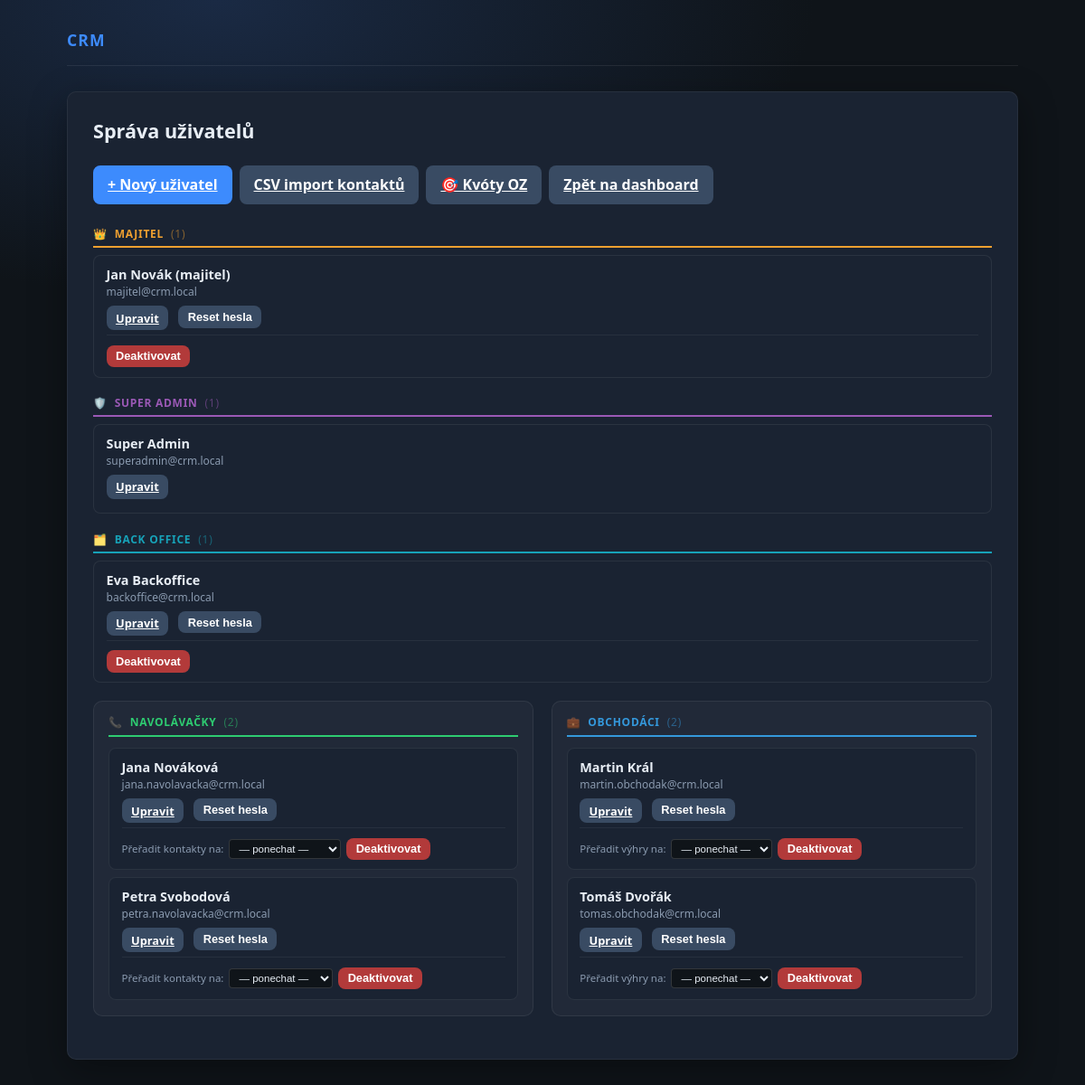
Page /admin/users (signed in) on the committed database.
### tables this page shows
CREATE TABLE `users` (
  `id` BIGINT UNSIGNED NOT NULL AUTO_INCREMENT,
  `jmeno` VARCHAR(255) NOT NULL,
  `email` VARCHAR(255) NOT NULL,
  `heslo_hash` VARCHAR(255) NOT NULL COMMENT 'password_hash(..., PASSWORD_ARGON2ID)',
  `role` ENUM('superadmin','majitel','navolavacka','obchodak','backoffice') NOT NULL,
  `primary_region` VARCHAR(64) NULL DEFAULT NULL COMMENT 'Preferovaný region obchodáka',
  `aktivni` TINYINT(1) NOT NULL DEFAULT 1 COMMENT '1 aktivní, 0 deaktivovaný účet',
  `totp_secret` VARBINARY(512) NULL DEFAULT NULL COMMENT 'Secret TOTP (doporučeno šifrovat v aplikaci)',
  `totp_enabled` TINYINT(1) NOT NULL DEFAULT 0,
  `must_change_password` TINYINT(1) NOT NULL DEFAULT 0 COMMENT 'Nucená změna hesla při prvním přihlášení',
  `created_at` DATETIME(3) NOT NULL DEFAULT CURRENT_TIMESTAMP(3),
  `deactivated_at` DATETIME(3) NULL DEFAULT NULL,
  `created_by` BIGINT UNSIGNED NULL DEFAULT NULL COMMENT 'Kdo uživatele založil',
  PRIMARY KEY (`id`),
  UNIQUE KEY `uk_users_email` (`email`),
  KEY `idx_users_role_aktivni` (`role`, `aktivni`),
  KEY `idx_users_primary_region` (`primary_region`),
  KEY `idx_users_created_by` (`created_by`),
  CONSTRAINT `fk_users_created_by` FOREIGN KEY (`created_by`) REFERENCES `users` (`id`) ON DELETE SET NULL
);

### app/controllers/AdminUsersController.php (called while the page is built, shortened)
<?php
require_once dirname(__DIR__) . DIRECTORY_SEPARATOR . 'helpers' . DIRECTORY_SEPARATOR . 'users_admin.php';
final class AdminUsersController
{
    private function actor(): array
    {
        return crm_require_user($this->pdo);
    }
    public function getIndex(): void
    {
        $actor = $this->actor();
        $sql = 'SELECT id, jmeno, email, role, aktivni, primary_region, created_at, deactivated_at FROM users';
        $sql .= ' ORDER BY aktivni DESC, jmeno ASC';
        $users = $this->pdo->query($sql)->fetchAll();
        require dirname(__DIR__) . DIRECTORY_SEPARATOR . 'views' . DIRECTORY_SEPARATOR . 'admin' . DIRECTORY_SEPARATOR . 'users' . DIRECTORY_SEPARATOR . 'index.php';
        $content = (string) ob_get_clean();
        require dirname(__DIR__) . DIRECTORY_SEPARATOR . 'views' . DIRECTORY_SEPARATOR . 'layout' . DIRECTORY_SEPARATOR . 'base.php';
    }
}

### public/index.php (called while the page is built, shortened)
<?php
require_once dirname(__DIR__) . DIRECTORY_SEPARATOR . 'app' . DIRECTORY_SEPARATOR . 'bootstrap.php';
require_once dirname(__DIR__) . DIRECTORY_SEPARATOR . 'app' . DIRECTORY_SEPARATOR . 'controllers' . DIRECTORY_SEPARATOR . 'AdminUsersController.php';
require_once dirname(__DIR__) . DIRECTORY_SEPARATOR . 'app' . DIRECTORY_SEPARATOR . 'helpers' . DIRECTORY_SEPARATOR . 'users_admin.php';
require_once dirname(__DIR__) . DIRECTORY_SEPARATOR . 'app' . DIRECTORY_SEPARATOR . 'Router.php';
$method = strtoupper((string) ($_SERVER['REQUEST_METHOD'] ?? 'GET'));
$path = crm_request_uri_path();
$pdo = crm_pdo();
$router = new Router($pdo);
$router->dispatch($method, $path);

### app/helpers/url.php (called while the page is built, shortened)
<?php
function crm_url(string $path): string
{
    $scriptName = (string) ($_SERVER['SCRIPT_NAME'] ?? '/index.php');
    $dir = str_replace('\\', '/', dirname($scriptName));
    if ($dir === '/' || $dir === '.') {
        return $path;
    }
    return rtrim($dir, '/') . $path;
}

### app/bootstrap.php (called while the page is built, shortened)
<?php
require_once __DIR__ . DIRECTORY_SEPARATOR . 'helpers' . DIRECTORY_SEPARATOR . 'session.php';
require_once __DIR__ . DIRECTORY_SEPARATOR . 'helpers' . DIRECTORY_SEPARATOR . 'auth.php';
require_once __DIR__ . DIRECTORY_SEPARATOR . 'helpers' . DIRECTORY_SEPARATOR . 'url.php';
if (!function_exists('crm_h')) {
    function crm_h(?string $s): string
    {
        return htmlspecialchars($s, ENT_QUOTES | ENT_SUBSTITUTE, 'UTF-8');
    }
}

### app/helpers/auth.php (called while the page is built, shortened)
<?php
require_once __DIR__ . DIRECTORY_SEPARATOR . 'session.php';
if (!function_exists('crm_auth_strip_sensitive')) {
    function crm_auth_strip_sensitive(array $user): array
    {
        unset($user['heslo_hash'], $user['totp_secret']);
        return $user;
    }
}
if (!function_exists('crm_auth_user_by_id')) {
    function crm_auth_user_by_id(PDO $pdo, int $id): ?array
    {
        $stmt = $pdo->prepare(
            'SELECT * FROM users WHERE id = :id AND aktivni = 1 LIMIT 1'
        );
        $stmt->execute(['id' => $id]);
        $row = $stmt->fetch();
        return is_array($row) ? $row : null;
    }
}
if (!function_exists('crm_auth_user_id')) {
    function crm_auth_user_id(): ?int
    {
        $id = (int) $_SESSION[CRM_SESSION_USER_ID];
        return $id > 0 ? $id : null;
    }
}
if (!function_exists('crm_auth_current_user')) {
    function crm_auth_current_user(PDO $pdo): ?array
    {
        $id = crm_auth_user_id();
        $user = crm_auth_user_by_id($pdo, $id);
        return crm_auth_strip_sensitive($user);
    }
}

### app/helpers/middleware.php (called while the page is built, shortened)
<?php
require_once __DIR__ . DIRECTORY_SEPARATOR . 'auth.php';
require_once __DIR__ . DIRECTORY_SEPARATOR . 'url.php';
if (!function_exists('crm_require_user')) {
    function crm_require_user(PDO $pdo): array
    {
        $user = crm_auth_current_user($pdo);
        return $user;
    }
}

### app/helpers/session.php (called while the page is built, shortened)
<?php
if (!function_exists('crm_session_is_https')) {
    function crm_session_is_https(): bool
    {
        return ((int) ($_SERVER['SERVER_PORT'] ?? 0)) === 443;
    }
}
if (!function_exists('crm_session_start')) {
    function crm_session_start(): void
    {
        if (session_status() === PHP_SESSION_ACTIVE) {
            return;
        }
        $secure = crm_session_is_https();
        $params = [
            'lifetime' => CRM_SESSION_LIFETIME,
            'path' => '/',
            'domain' => '',
            'secure' => $secure,
            'httponly' => true,
            'samesite' => 'Lax',
        ];
    }
}

### app/helpers/users_admin.php (called while the page is built, shortened)
<?php
require_once __DIR__ . DIRECTORY_SEPARATOR . 'url.php';
function crm_users_actor_can_manage_target(string $actorRole, array $targetUser): bool
{
    return true;
}

### app/views/admin/users/index.php (the view, shortened to what this page needs)
<?php
$groups = [
    'majitel'    => [],
    'superadmin' => [],
    'backoffice' => [],
    'cisticka'   => [],
    'navolavacka'=> [],
    'obchodak'   => [],
];
foreach ($users as $u) {
    $r = (string) ($u['role'] ?? '');
    if (isset($groups[$r])) {
        $groups[$r][] = $u;
    }
}
$roleMeta = [
    'majitel'     => ['label' => 'Majitel',     'color' => '#f0a030', 'icon' => '👑'],
    'superadmin'  => ['label' => 'Super Admin',  'color' => '#9b59b6', 'icon' => '🛡️'],
    'backoffice'  => ['label' => 'Back Office',  'color' => '#17a2b8', 'icon' => '🗂️'],
    'cisticka'    => ['label' => 'Čistička',     'color' => '#1abc9c', 'icon' => '🔍'],
    'navolavacka' => ['label' => 'Navolávačka',  'color' => '#2ecc71', 'icon' => '📞'],
    'obchodak'    => ['label' => 'Obchodák',     'color' => '#3498db', 'icon' => '💼'],
];
function renderUserCard(array $u, array $callers, array $salesmen, array $actor, string $csrf): void
{
    $uid    = (int) ($u['id'] ?? 0);
    $aktivni = (int) ($u['aktivni'] ?? 0) === 1;
    $role   = (string) ($u['role'] ?? '');
    $canManage = crm_users_actor_can_manage_target((string) $actor['role'], $u);
    $isSelf = $uid === (int) ($actor['id'] ?? 0);
    ?>
    <div class="ucard <?= $aktivni ? '' : 'ucard--inactive' ?>">
        <div class="ucard__info">
            <div class="ucard__name"><?= crm_h((string) ($u['jmeno'] ?? '')) ?></div>
            <div class="ucard__email"><?= crm_h((string) ($u['email'] ?? '')) ?></div>
        </div>
        <div class="ucard__actions">
            <?php if ($canManage) { ?>
                <a href="<?= crm_h(crm_url('/admin/users/edit?id=' . $uid)) ?>" class="btn btn-secondary btn-sm">Upravit</a>
            <?php } ?>
            <?php if ($aktivni && $canManage && !$isSelf) { ?>
                <form method="post" action="<?= crm_h(crm_url('/admin/users/reset-password')) ?>"
                      class="inline-form"
                      onsubmit="return confirm('Odeslat nové heslo?');">
                    <button type="submit" class="btn btn-secondary btn-sm">Reset hesla</button>
                </form>
            <?php } ?>
        </div>
        <?php if ($aktivni && $canManage && !$isSelf) { ?>
        <div class="ucard__deactivate">
            <form method="post" action="<?= crm_h(crm_url('/admin/users/deactivate')) ?>"
                  class="deactivate-form"
                  onsubmit="return confirm('Opravdu deaktivovat tohoto uživatele?');">
                <?php if ($role === 'navolavacka') { ?>
                    <label class="ucard__reassign-label">Přeřadit kontakty na:
                        <select name="reassign_caller_to" class="ucard__reassign-select">
                            <option value="0">— ponechat —</option>
                        </select>
                    </label>
                <?php } elseif ($role === 'obchodak') { ?>
                    <label class="ucard__reassign-label">Přeřadit výhry na:
                        <select name="reassign_sales_to" class="ucard__reassign-select">
                            <option value="0">— ponechat —</option>
                        </select>
                    </label>
                <?php } ?>
                <button type="submit" class="btn btn-danger btn-sm">Deaktivovat</button>
            </form>
        </div>
        <?php } ?>
    </div>
    <?php
}
?>
<section class="card">
    <h1>Správa uživatelů</h1>
    <div class="users-toolbar">
        <a class="btn" href="<?= crm_h(crm_url('/admin/users/new')) ?>">+ Nový uživatel</a>
        <a class="btn btn-secondary" href="<?= crm_h(crm_url('/admin/import')) ?>">CSV import kontaktů</a>
        <a class="btn btn-secondary" href="<?= crm_h(crm_url('/admin/oz-targets')) ?>">🎯 Kvóty OZ</a>
        <a class="btn btn-secondary" href="<?= crm_h(crm_url('/dashboard')) ?>">Zpět na dashboard</a>
    </div>
    <?php foreach (['majitel', 'superadmin', 'backoffice', 'cisticka'] as $role) {
        $meta  = $roleMeta[$role];
        $usersInGroup = $groups[$role];
        $hasUsers = $usersInGroup !== [];
    ?>
    <div class="role-section <?= $hasUsers ? '' : 'role-section--empty' ?>">
        <div class="role-section__header" style="border-color:<?= $meta['color'] ?>;color:<?= $meta['color'] ?>;">
            <span><?= $meta['icon'] ?></span>
            <span><?= $meta['label'] ?></span>
            <span style="opacity:.5;font-weight:400;">(<?= count($usersInGroup) ?>)</span>
        </div>
        <?php foreach ($usersInGroup as $u) {
            renderUserCard($u, $callers, $salesmen, $actor, $csrf);
        } ?>
    </div>
    <?php } ?>
    <div class="users-two-col">
        <div class="col-panel">
            <div class="col-panel__header" style="border-color:#2ecc71;color:#2ecc71;">
                <span>📞</span>
                <span>Navolávačky</span>
                <span style="opacity:.5;font-weight:400;">(<?= count($groups['navolavacka']) ?>)</span>
            </div>
            <?php foreach ($groups['navolavacka'] as $u) {
                renderUserCard($u, $callers, $salesmen, $actor, $csrf);
            } ?>
        </div>
        <div class="col-panel">
            <div class="col-panel__header" style="border-color:#3498db;color:#3498db;">
                <span>💼</span>
                <span>Obchodáci</span>
                <span style="opacity:.5;font-weight:400;">(<?= count($groups['obchodak']) ?>)</span>
            </div>
            <?php foreach ($groups['obchodak'] as $u) {
                renderUserCard($u, $callers, $salesmen, $actor, $csrf);
            } ?>
        </div>
    </div>
</section>

### app/Router.php (shortened to what this page needs)
<?php
require_once __DIR__ . DIRECTORY_SEPARATOR . 'helpers' . DIRECTORY_SEPARATOR . 'middleware.php';
final class Router
{
    public function dispatch(string $method, string $path): void
    {
        foreach (self::routes() as $route) {
            if ($route['method'] !== $method || $route['path'] !== $path) {
                continue;
            }
            if (!empty($route['auth'])) {
                $user = crm_require_user($this->pdo);
            }
            $handler = $route['handler'];
            $action = $handler[1];
            $controller = new $class($this->pdo);
            $controller->{$action}();
            return;
        }
    }
}

### app/views/layout/base.php (shortened to what this page needs)
<!DOCTYPE html>
<html lang="cs">
<head>
    <link rel="stylesheet" href="<?= crm_h(crm_url('/assets/css/app.css')) ?>">
</head>
<body>
<div class="layout">
    <header class="header">
        <div class="header-left">
            <span class="logo">CRM</span>
        </div>
    </header>
    <main class="main">
        <?= $content ?>
    </main>
</div>
</body>
</html>

### public/assets/css/app.css (style rules this page uses)
:root { --bg: #0f1419; --card: #1a2332; --text: #e8eef5; --muted: #8b9bb0; --accent: #3d8bfd; --danger: #f06565; --radius: 10px; }
* { box-sizing: border-box; }
body { margin: 0; font-family: system-ui, -apple-system, "Segoe UI", Roboto, Ubuntu, sans-serif; background: radial-gradient(1200px 600px at 20% 0%, #1a2a44 0%, var(--bg) 55%); color: var(--text); min-height: 100vh; }
.layout { max-width: 960px; margin: 0 auto; padding: 2rem 1.5rem; }
.header { display: flex; align-items: center; justify-content: space-between; margin-bottom: 1.75rem; padding-bottom: 1rem; border-bottom: 1px solid rgba(255,255,255,0.08); gap: 1rem; }
.header-left { flex-shrink: 0; }
.logo { font-weight: 700; letter-spacing: 0.06em; color: var(--accent); font-size: 1.1rem; }
.card { background: var(--card); border-radius: var(--radius); padding: 1.75rem; box-shadow: 0 12px 40px rgba(0,0,0,0.35); border: 1px solid rgba(255,255,255,0.06); }
.card h1 { margin: 0 0 1rem; font-size: 1.35rem; }
label { font-size: 0.85rem; color: var(--muted); }
.btn { margin-top: 0.5rem; padding: 0.65rem 1rem; border: none; border-radius: 8px; background: var(--accent); color: #fff; font-weight: 600; cursor: pointer; }
.btn-secondary { background: #394b63; }
.deactivate-form { display: flex; flex-wrap: wrap; gap: 0.5rem 1rem; align-items: center; margin-top: 0.25rem; }
.inline-form { display: inline; margin-left: 0.35rem; }
.btn-danger { background: #b23a3a; }
.btn-sm { padding: 0.3rem 0.65rem; font-size: 0.8rem; margin-top: 0; }
select option { background: #1a2332; color: var(--text); }
select option:hover, select option:focus, select option:checked { background: #2a3a55; }
@media (min-width: 1200px) { .layout { max-width: 1100px; } }

### app/views/admin/users/index.php (style rules this page uses)
.users-toolbar { display: flex; flex-wrap: wrap; gap: 0.5rem; margin-bottom: 1.5rem; }
.role-section { margin-bottom: 1.2rem; }
.role-section__header { display: flex; align-items: center; gap: 0.5rem; font-size: 0.75rem; font-weight: 700; letter-spacing: 0.06em; text-transform: uppercase; color: var(--muted); margin-bottom: 0.5rem; padding-bottom: 0.35rem; border-bottom: 2px solid; }
.users-two-col { display: grid; grid-template-columns: 1fr 1fr; gap: 1.2rem; margin-bottom: 1.2rem; }
.col-panel { background: rgba(255,255,255,0.03); border: 1px solid rgba(255,255,255,0.07); border-radius: 10px; padding: 0.9rem 1rem 0.6rem; }
.col-panel__header { display: flex; align-items: center; gap: 0.5rem; font-size: 0.75rem; font-weight: 700; letter-spacing: 0.06em; text-transform: uppercase; margin-bottom: 0.75rem; padding-bottom: 0.4rem; border-bottom: 2px solid; }
.ucard { background: var(--card); border: 1px solid rgba(255,255,255,0.07); border-radius: 8px; padding: 0.65rem 0.85rem; margin-bottom: 0.5rem; transition: border-color 0.15s; }
.ucard__info { margin-bottom: 0.4rem; }
.ucard__name { font-weight: 600; font-size: 0.9rem; color: var(--text); }
.ucard__email { font-size: 0.75rem; color: var(--muted); margin-top: 0.1rem; }
.ucard__actions { display: flex; flex-wrap: wrap; gap: 0.35rem; margin-bottom: 0.3rem; }
.ucard__deactivate { border-top: 1px solid rgba(255,255,255,0.06); padding-top: 0.4rem; margin-top: 0.3rem; }
.ucard__deactivate .deactivate-form { display: flex; flex-wrap: wrap; align-items: center; gap: 0.4rem; }
.ucard__reassign-label { font-size: 0.72rem; color: var(--muted); display: flex; align-items: center; gap: 0.35rem; flex-wrap: wrap; }
.ucard__reassign-select { font-size: 0.72rem; padding: 0.2rem 0.4rem; background: var(--bg); color: var(--text); border: 1px solid rgba(255,255,255,0.15); border-radius: 4px; }

### rows in the picture
users: jmeno "Jan Novák (majitel)", email "majitel@crm.local"
users: jmeno "Super Admin", email "superadmin@crm.local"
users: jmeno "Eva Backoffice", email "backoffice@crm.local"
users: jmeno "Jana Nováková", email "jana.navolavacka@crm.local"
users: jmeno "Petra Svobodová", email "petra.navolavacka@crm.local"
users: jmeno "Martin Král", email "martin.obchodak@crm.local"
users: jmeno "Tomáš Dvořák", email "tomas.obchodak@crm.local"

### other values in the picture
$meta['icon'] "👑"
$meta['label'] "MAJITEL"
count($usersInGroup) "1"
$meta['icon'] "🛡️"
$meta['label'] "SUPER ADMIN"
$meta['icon'] "🗂️"
$meta['label'] "BACK OFFICE"
count($groups['navolavacka']) "2"
count($groups['obchodak']) "2"
